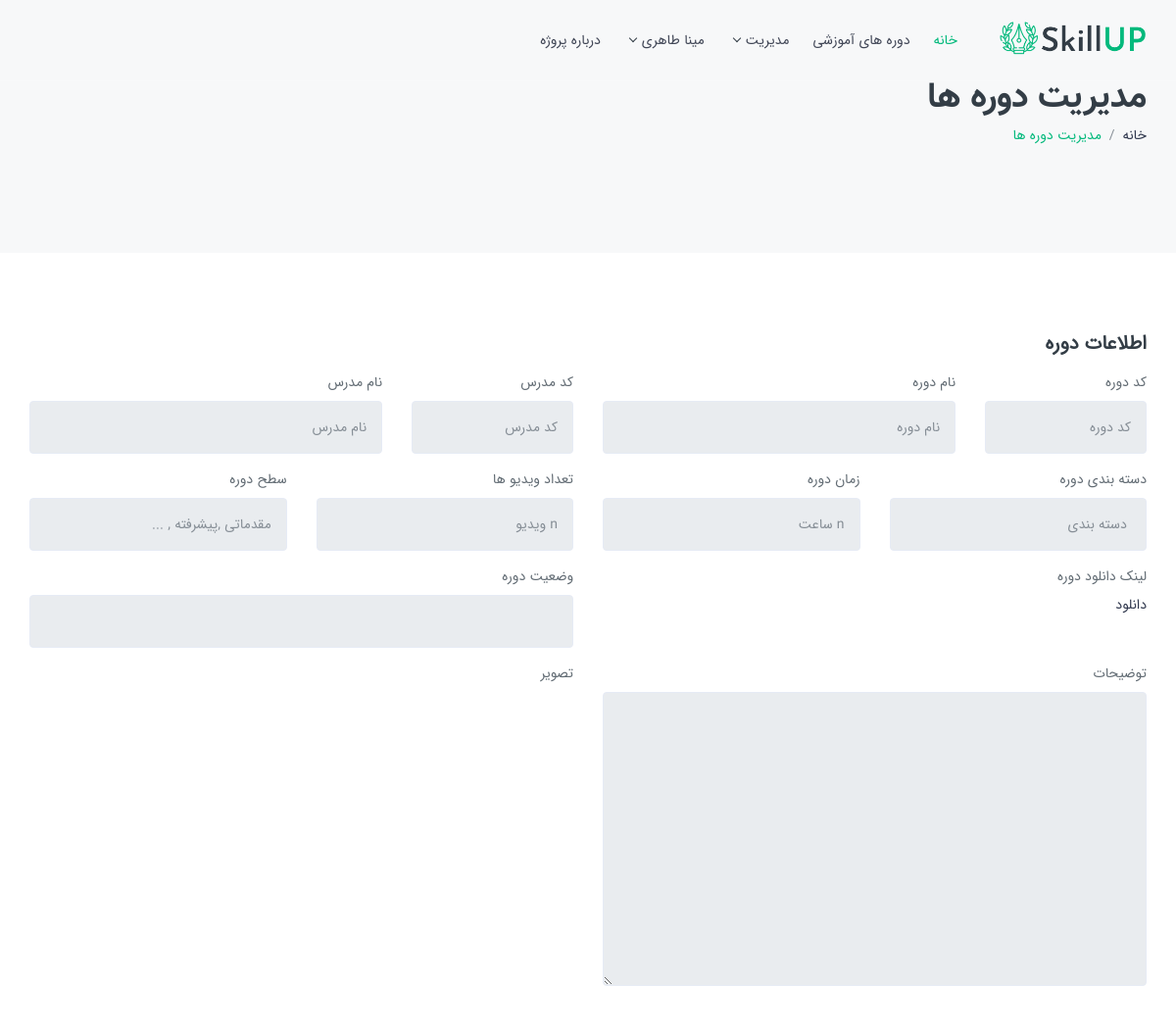
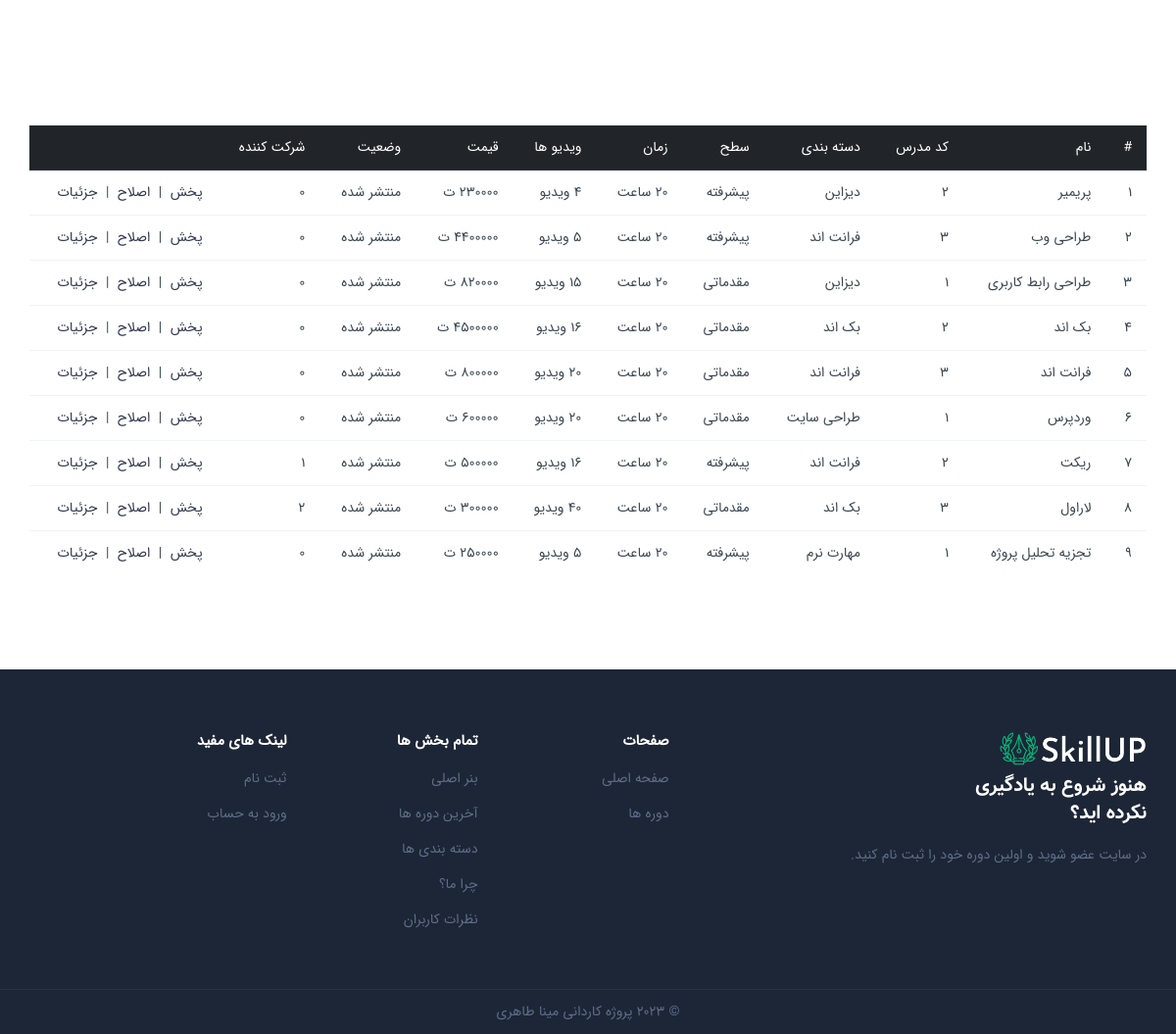
The page /manage-course-admin.php (signed in) on the database its author committed (2 pictures, top to bottom).
### tables this page shows
CREATE TABLE `courses` (
  `courseid` int(11) NOT NULL,
  `userid` int(11) NOT NULL,
  `name` varchar(150) NOT NULL,
  `description` text NOT NULL,
  `category` varchar(150) NOT NULL,
  `time` varchar(150) NOT NULL,
  `videonumber` int(11) NOT NULL,
  `level` varchar(150) NOT NULL,
  `image` varchar(150) NOT NULL,
  `link` text NOT NULL,
  `price` int(11) NOT NULL,
  `status` tinyint(4) NOT NULL
);

### manage-course-admin.php (the view, shortened to what this page needs)
<?php
include('inc/header.php');
?>
<?php
$link = mysqli_connect("localhost", "root", "", "skillupdb");
mysqli_query($link, "set names utf8");
$url = $course_id = $name = $description = $course_link = $image = $price = $time = $videonumber = $level = $category =  $image = $teacher_id =  $teacher_name = $status =  "";
?>
<section class="page-title gray">
    <div class="container">
        <div class="row">
            <div class="col-lg-12 col-md-12">
                <div class="breadcrumbs-wrap">
                    <h1 class="breadcrumb-title font-2">مدیریت دوره ها</h1>
                    <nav class="transparent">
                        <ol class="breadcrumb p-0">
                            <li class="breadcrumb-item"><a href="index.php">خانه</a></li>
                            <li class="breadcrumb-item active theme-cl" aria-current="page">مدیریت دوره ها</li>
                        </ol>
                    </nav>
                </div>
            </div>
        </div>
    </div>
</section>
<section>
    <div class="container">
        <div class="row align-items-start">
            <form class="col-xl-12 col-lg-6 col-md-12 col-sm-12" method="posst" action="" enctype="multipart/form-data">
                <div class="form-group">
                    <h4>اطلاعات دوره</h4>
                </div>
                <div class="row">
                    <div class="col-xl-2 col-lg-6 col-md-12 col-sm-12">
                        <div class="form-group">
                            <label>کد دوره</label>
                            <input name="CourseId" value="<?= $course_id ?>" type="number" class="form-control"
                                placeholder="کد دوره" readonly />
                        </div>
                    </div>
                    <div class="col-xl-4 col-lg-6 col-md-12 col-sm-12">
                        <div class="form-group">
                            <label>نام دوره</label>
                            <input name="CourseName" value="<?= $name ?>" type="text" class="form-control"
                                placeholder="نام دوره" readonly />
                        </div>
                    </div>
                    <div class="col-xl-2 col-lg-6 col-md-12 col-sm-12">
                        <div class="form-group">
                            <label>کد مدرس</label>
                            <input name="TeacherId" value="<?= $teacher_id ?>" type="number" class="form-control"
                                placeholder="کد مدرس" readonly />
                        </div>
                    </div>
                    <div class="col-xl-4 col-lg-6 col-md-12 col-sm-12">
                        <div class="form-group">
                            <label>نام مدرس</label>
                            <input name="TeacherName" value="<?= $teacher_name ?>" type="text" class="form-control"
                                placeholder="نام مدرس" readonly />
                        </div>
                    </div>
                    <div class="col-xl-3 col-lg-6 col-md-12 col-sm-12">
                        <div class="form-group">
                            <label>دسته بندی دوره</label>
                            <input name="Category" value="<?= $category ?>" type="text" class="form-control"
                                placeholder=" دسته بندی" readonly />
                        </div>
                    </div>
                    <div class="col-xl-3 col-lg-6 col-md-12 col-sm-12">
                        <div class="form-group">
                            <label>زمان دوره</label>
                            <input name="Time" value="<?= $time ?>" type="text" class="form-control"
                                placeholder="n ساعت" readonly />
                        </div>
                    </div>
                    <div class="col-xl-3 col-lg-6 col-md-12 col-sm-12">
                        <div class="form-group">
                            <label>تعداد ویدیو ها</label>
                            <input name="VideoNumber" value="<?= $videonumber ?>" type="number" class="form-control"
                                placeholder="n ویدیو" readonly />
                        </div>
                    </div>
                    <div class="col-xl-3 col-lg-6 col-md-12 col-sm-12">
                        <div class="form-group">
                            <label>سطح دوره</label>
                            <input name="Level" value="<?= $level ?>" type="text" class="form-control"
                                placeholder="مقدماتی ,پیشرفته , ..." readonly />
                        </div>
                    </div>
                    <div class="col-xl-6 col-lg-6 col-md-12 col-sm-12">
                        <div class="form-group">
                            <label> لینک دانلود دوره</label>
                            <br />
                            <a href="$course_link">
                                دانلود
                            </a>
                        </div>
                    </div>
                    <div class="col-xl-6 col-lg-6 col-md-12 col-sm-12">
                        <div class="form-group">
                            <label> وضعیت دوره</label>
                            <input name="Status" value="<?= $status ?>" type="text" class="form-control" readonly />
                        </div>
                    </div>
                    <div class="col-xl-6 col-lg-12 col-md-12 col-sm-12">
                        <div class="form-group">
                            <label>توضیحات </label>
                            <textarea name="Description" type="text" class="form-control"
                                readonly> <?= $description ?></textarea>
                        </div>
                    </div>
                    <div class="col-xl-6 col-lg-12 col-md-12 col-sm-12">
                        <div class="form-group">
                            <label>تصویر </label>
                        </div>
                    </div>
                </div>
            </form>
        </div>
    </div>
</section>
<section>
    <div class="container">
        <table class="table">
            <thead class="thead-dark">
                <tr>
                    <th scope="col">#</th>
                    <th scope="col">نام</th>
                    <th scope="col">کد مدرس</th>
                    <th scope="col">دسته بندی </th>
                    <th scope="col">سطح</th>
                    <th scope="col">زمان </th>
                    <th scope="col"> ویدیو ها</th>
                    <th scope="col"> قیمت</th>
                    <th scope="col"> وضعیت</th>
                    <th scope="col"> شرکت کننده</th>
                    <th scope="col"> </th>
                </tr>
            </thead>
            <tbody>
                <?php
                $query = "SELECT * FROM courses ";
                $result = mysqli_query($link, $query);
                while ($row = mysqli_fetch_array($result)) {
                    $query_count = "SELECT COUNT(*) FROM sells WHERE courseid='{$row['courseid']}' ";
                    $result_count = mysqli_query($link, $query_count);
                    $row_count = mysqli_fetch_array($result_count);
                    $status = 'در انتظار تایید';
                    if ($row['status'] == 1) {
                        $status = 'منتشر شده';
                    } elseif ($row['status'] == 2) {
                        $status = 'نیازمند ویرایش';
                    }
                ?>
                <tr>
                    <th scope="row"><?= $row['courseid'] ?></th>
                    <td> <?= $row['name'] ?></td>
                    <td><?= $row['userid'] ?></td>
                    <td> <?= $row['category'] ?></td>
                    <td> <?= $row['level'] ?></td>
                    <td> <?= $row['time'] ?></td>
                    <td> <?= $row['videonumber'] ?> ویدیو</td>
                    <td> <?= $row['price'] ?> ت</td>
                    <td> <?= $status ?></td>
                    <td><?= $row_count['COUNT(*)'] ?></td>
                    <td>
                        <a href="action-manage-course-admin.php?id=<?= $row['courseid'] ?>&status=1">پخش</a>
                        &nbsp;|&nbsp;
                        <a href="action-manage-course-admin.php?id=<?= $row['courseid'] ?>&status=2">اصلاح</a>
                        &nbsp;|&nbsp;
                        <a href="manage-course-admin.php?id=<?= $row['courseid'] ?>&action=DETAIL">جزئیات</a>
                    </td>
                </tr>
                <?php } ?>
            </tbody>
        </table>
    </div>
</section>
<?php
include('inc/footer.php');
?>

### rows shown on the page
courses: courseid "1", name "پریمیر", userid "2", category "دیزاین", level "پیشرفته", time "20 ساعت", status "منتشر شده", COUNT "0"
courses: courseid "2", name "طراحی وب", userid "3", category "فرانت اند", level "پیشرفته", time "20 ساعت", price "4400000", status "منتشر شده", COUNT "0"
courses: courseid "3", name "طراحی رابط کاربری", userid "1", category "دیزاین", level "مقدماتی", time "20 ساعت", status "منتشر شده", COUNT "0"
courses: courseid "4", name "بک اند", userid "2", category "بک اند", level "مقدماتی", time "20 ساعت", status "منتشر شده", COUNT "0"
courses: courseid "5", name "فرانت اند", userid "3", category "فرانت اند", level "مقدماتی", time "20 ساعت", status "منتشر شده", COUNT "0"
courses: courseid "6", name "وردپرس", userid "1", category "طراحی سایت", level "مقدماتی", time "20 ساعت", status "منتشر شده", COUNT "0"
courses: courseid "7", name "ریکت", userid "2", category "فرانت اند", level "پیشرفته", time "20 ساعت", price "500000", status "منتشر شده", COUNT "1"
courses: courseid "8", name "لاراول", userid "3", category "بک اند", level "مقدماتی", time "20 ساعت", status "منتشر شده", COUNT "2"
courses: courseid "9", name "تجزیه تحلیل پروژه", userid "1", category "مهارت نرم", level "پیشرفته", time "20 ساعت", price "250000", status "منتشر شده", COUNT "0"

### other values the page prints
$_SESSION["name"] "مینا طاهری"
